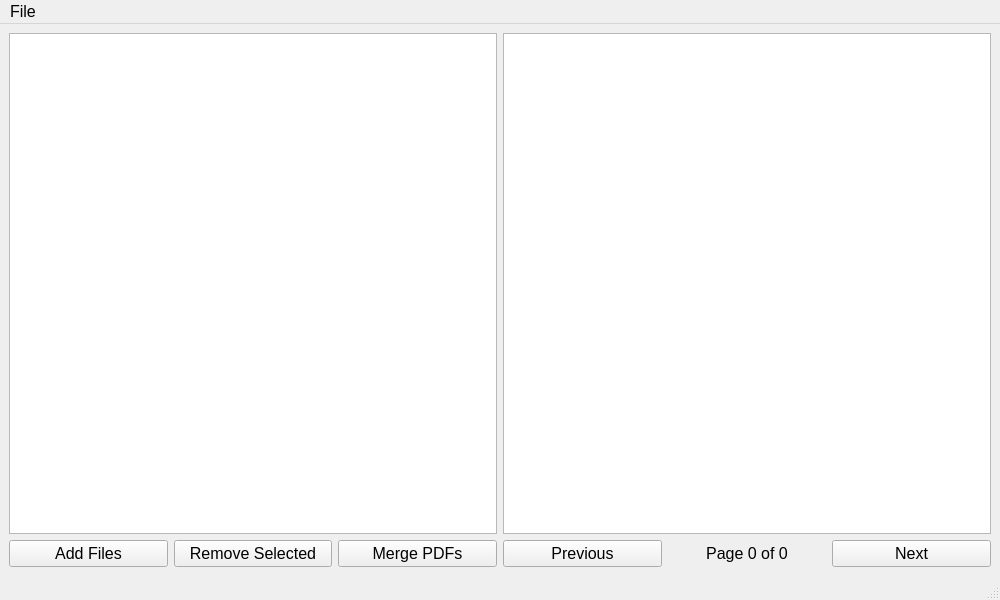
<?xml version='1.0' encoding='utf-8'?>
<ui version="4.0">
 <class>MainWindow</class>
 <widget class="QMainWindow" name="MainWindow">
  <property name="geometry">
   <rect>
    <x>0</x>
    <y>0</y>
    <width>1000</width>
    <height>600</height>
   </rect>
  </property>
  <property name="windowTitle">
   <string>PDF Merger</string>
  </property>
  <property name="styleSheet">
   <string notr="true">QWidget {
    font: 12pt;
}</string>
  </property>
  <widget class="QWidget" name="centralwidget">
   <layout class="QHBoxLayout" name="horizontalLayout_3">
    <item>
     <layout class="QVBoxLayout" name="leftLayout">
      <item>
       <widget class="QListWidget" name="fileListWidget">
        <property name="acceptDrops">
         <bool>true</bool>
        </property>
        <property name="dragEnabled">
         <bool>true</bool>
        </property>
        <property name="dragDropMode">
         <enum>QAbstractItemView::InternalMove</enum>
        </property>
       </widget>
      </item>
      <item>
       <layout class="QHBoxLayout" name="horizontalLayout">
        <item>
         <widget class="QPushButton" name="addButton">
          <property name="text">
           <string>Add Files</string>
          </property>
          <property name="rfuLocale_setText" stdset="0">
           <string notr="true">Legacy.s7e69772d579a9448</string>
          </property>
         </widget>
        </item>
        <item>
         <widget class="QPushButton" name="removeButton">
          <property name="text">
           <string>Remove Selected</string>
          </property>
          <property name="rfuLocale_setText" stdset="0">
           <string notr="true">Legacy.s859af8fa198d67ac</string>
          </property>
         </widget>
        </item>
        <item>
         <widget class="QPushButton" name="mergeButton">
          <property name="text">
           <string>Merge PDFs</string>
          </property>
          <property name="rfuLocale_setText" stdset="0">
           <string notr="true">Legacy.s43d1539b7596aa88</string>
          </property>
         </widget>
        </item>
       </layout>
      </item>
     </layout>
    </item>
    <item>
     <layout class="QVBoxLayout" name="rightLayout">
      <item>
       <widget class="QGraphicsView" name="previewView">
        <property name="sizePolicy">
         <sizepolicy hsizetype="Expanding" vsizetype="Expanding">
          <horstretch>1</horstretch>
          <verstretch>0</verstretch>
         </sizepolicy>
        </property>
       </widget>
      </item>
      <item>
       <layout class="QHBoxLayout" name="navigationLayout">
        <item>
         <widget class="QPushButton" name="prevButton">
          <property name="text">
           <string>Previous</string>
          </property>
          <property name="rfuLocale_setText" stdset="0">
           <string notr="true">Legacy.sa57b08a480b822a0</string>
          </property>
         </widget>
        </item>
        <item>
         <widget class="QLabel" name="pageLabel">
          <property name="text">
           <string>Page 0 of 0</string>
          </property>
          <property name="alignment">
           <set>Qt::AlignCenter</set>
          </property>
          <property name="rfuLocale_setText" stdset="0">
           <string notr="true">Legacy.s3471f557170a112d</string>
          </property>
         </widget>
        </item>
        <item>
         <widget class="QPushButton" name="nextButton">
          <property name="text">
           <string>Next</string>
          </property>
          <property name="rfuLocale_setText" stdset="0">
           <string notr="true">Legacy.s1ff57a29d7c9d11b</string>
          </property>
         </widget>
        </item>
       </layout>
      </item>
     </layout>
    </item>
   </layout>
  </widget>
  <widget class="QMenuBar" name="menubar">
   <property name="geometry">
    <rect>
     <x>0</x>
     <y>0</y>
     <width>1000</width>
     <height>27</height>
    </rect>
   </property>
   <widget class="QMenu" name="menuFile">
    <property name="title">
     <string>File</string>
    </property>
    <addaction name="actionExit" />
    <property name="rfuLocale_setTitle" stdset="0">
     <string notr="true">Legacy.s50009ce1da4d15e1</string>
    </property>
   </widget>
   <addaction name="menuFile" />
  </widget>
  <widget class="QStatusBar" name="statusbar" />
  <action name="actionExit">
   <property name="text">
    <string>Exit</string>
   </property>
   <property name="shortcut">
    <string>Ctrl+Q</string>
   </property>
   <property name="rfuLocale_setText" stdset="0">
    <string notr="true">Legacy.sd17d84a604994b72</string>
   </property>
  </action>
  <property name="rfuLocale_setWindowTitle" stdset="0">
   <string notr="true">Legacy.s7e0b7e5ff797ef8b</string>
  </property>
 </widget>
 <resources />
 <connections />
</ui>
